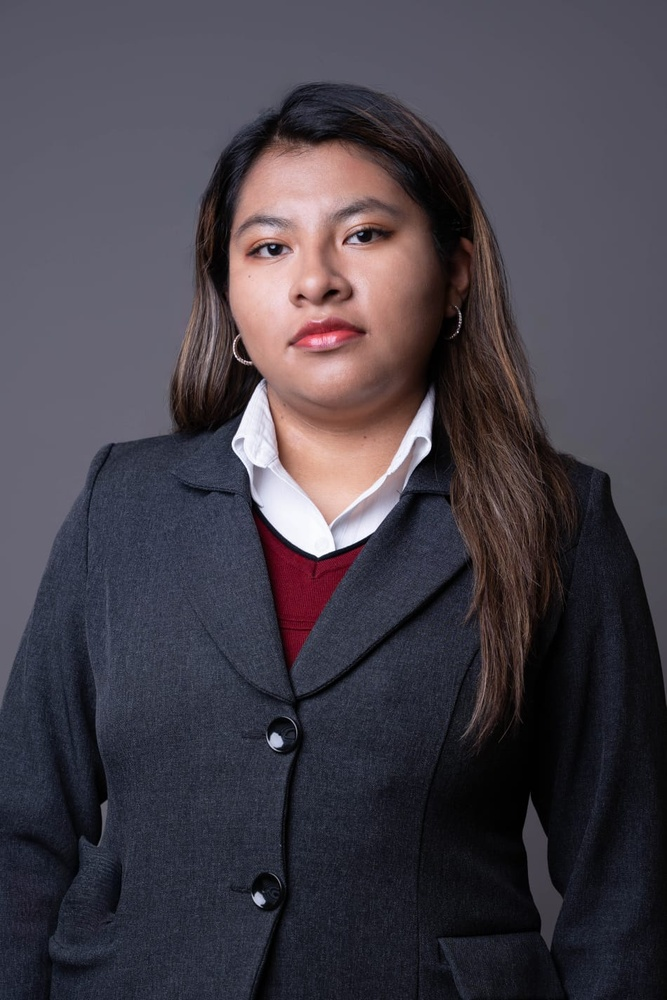
#> input picture frontend/assets/miembros/erika.jpeg, 667 x 1000 px, shrunk from 950 x 1424 before the run
$ python -i pdf_generator.py   (imports and definitions only)
#> lines starting #> are read from the running program, lines starting #| are printed output that depends on the picture
import io
from reportlab.lib import colors
from reportlab.lib.pagesizes import letter, landscape
from reportlab.lib.styles import getSampleStyleSheet
from reportlab.lib.units import inch
from reportlab.platypus import SimpleDocTemplate, Table, TableStyle, Paragraph, Spacer, Image
from typing import List, Dict, Any


def generar_pdf_notas_estudiante(data: Dict[str, Any]) -> io.BytesIO:
    """
    Genera un PDF con el formato oficial de 'STUDENT REPORT CARD' de Binglish.
    """
    buffer = io.BytesIO()
    doc = SimpleDocTemplate(buffer, pagesize=landscape(letter), leftMargin=40, rightMargin=40, topMargin=30, bottomMargin=30)
    elements = []
    styles = getSampleStyleSheet()

    # --- Encabezado ---
    import os
    BASE_DIR = os.path.dirname(os.path.dirname(os.path.dirname(os.path.dirname(os.path.abspath(__file__)))))
    logo_path = os.path.join(BASE_DIR, "frontend", "assets", "logo.png")

    try:
        logo = Image(logo_path, width=1.5 * inch, height=1.5 * inch)
    except:
        logo = Paragraph("", styles["Normal"])

    title_text = (
        "<font color='#003366' size=18><b>BINGLISH THE RIGHT MOVE - LEARNING CENTRE</b></font><br/><br/>"
        "<font color='#003366' size=16><b>STUDENT REPORT CARD</b></font>"
    )
    header_content = Paragraph(title_text, styles["Title"])

    header_table = Table([[logo, header_content]], colWidths=[1.8 * inch, 7.8 * inch])
    header_table.setStyle(TableStyle([('VALIGN', (0,0), (-1,-1), 'MIDDLE'), ('ALIGN', (1,0), (1,0), 'CENTER')]))
    elements.append(header_table)
    elements.append(Spacer(1, 10))

    # --- Información del Estudiante (3 Columnas) ---
    # Izquierda: Name, Level, Teacher
    # Centro: Schedule, Ending Date, Rec. Level
    # Derecha: Code, Status

    info_data = [
        ["STUDENT NAME:", data["student_name"], "SCHEDULE:", data["schedule"], "CODE:", data["student_code"]],
        ["LEVEL:", data["level"], "ENDING DATE:", data["ending_date"], "PASSED:", "[ X ]" if data["is_passed"] else "[   ]"],
        ["TEACHER:", data["teacher_name"], "RECOMMENDED LEVEL:", data["recommended_level"], "FAILED:", "[   ]" if data["is_passed"] else "[ X ]"]
    ]

    # Ajustar anchos para 3 pilares proporcionales (Landscape: ~10 inches usable)
    info_table = Table(info_data, colWidths=[1.8*inch, 1.8*inch, 1.6*inch, 1.8*inch, 1.2*inch, 1.0*inch])
    info_table.setStyle(TableStyle([
        ('FONTNAME', (0,0), (-1,-1), 'Helvetica-Bold'),
        ('FONTSIZE', (0,0), (-1,-1), 9),
        ('ALIGN', (0,0), (-1,-1), 'LEFT'),
        ('VALIGN', (0,0), (-1,-1), 'MIDDLE'),
        ('BOTTOMPADDING', (0,0), (-1,-1), 8),
        # Líneas para los valores
        ('LINEBELOW', (1, 0), (1, 2), 0.5, colors.black), # Student Name, Level, Teacher
        ('LINEBELOW', (3, 0), (3, 2), 0.5, colors.black), # Schedule, End Date, Rec Level
        ('LINEBELOW', (5, 0), (5, 0), 0.5, colors.black), # Code
    ]))
    elements.append(info_table)
    elements.append(Spacer(1, 15))

    # --- Tabla de Calificaciones ---
    m = data["midterm"]
    f = data["final"]

    mid_pretotal = m["reading"] + m["listening"] + m["writing"] + m["speaking"] + m["participation"] + m["attendance"]
    fin_pretotal = f["reading"] + f["listening"] + f["writing"] + f["speaking"] + f["participation"] + f["attendance"]
    overall_total = int(round((mid_pretotal + fin_pretotal) / 2))

    table_data = [
        [Paragraph("<b>SKILLS AND ASSESSMENT<br/>CRITERIA</b>", styles["Normal"]),
         Paragraph("<b>MIDTERM<br/>ASSESSMENT SCORES</b>", styles["Normal"]),
         Paragraph("<b>FINAL<br/>ASSESSMENT SCORES</b>", styles["Normal"]),
         Paragraph("<b>TEACHER'S COMMENT<br/>MIDTERM</b>", styles["Normal"]),
         Paragraph("<b>TEACHER'S COMMENT<br/>FINAL</b>", styles["Normal"])],

        ["READING COMPREHENSION", f"{m['reading']} /20", f"{f['reading']} /20", m["comment"], f["comment"]],
        ["LISTENING COMPREHENSION", f"{m['listening']} /20", f"{f['listening']} /20", "", ""],
        ["WRITING", f"{m['writing']} /15", f"{f['writing']} /15", "", ""],
        ["SPEAKING", f"{m['speaking']} /15", f"{f['speaking']} /15", "", ""],
        ["CLASS PARTICIPATION & ENGAGEMENT", f"{m['participation']} /15", f"{f['participation']} /15", "", ""],
        ["ATTENDANCE & RESPONSABILITY", f"{m['attendance']} /15", f"{f['attendance']} /15", "", ""],
        ["PRE TOTAL", f"{mid_pretotal} /100", f"{fin_pretotal} /100", "", ""],
        ["TOTAL", "", f"{overall_total} /100", "", ""]
    ]

    # Ajustar celdas de comentarios en horizontal (Landscape usable: ~10 inch)
    main_table = Table(table_data, colWidths=[2.6*inch, 1.2*inch, 1.2*inch, 2.5*inch, 2.5*inch],
                      rowHeights=[35, 25, 25, 25, 25, 25, 25, 25, 25])

    main_table.setStyle(TableStyle([
        ('GRID', (0,0), (-1,-1), 1, colors.black),
        ('VALIGN', (0,0), (-1,-1), 'MIDDLE'),
        ('ALIGN', (0,0), (2, -1), 'CENTER'),
        ('FONTSIZE', (0,0), (-1,-1), 9),
        ('BACKGROUND', (0,0), (-1,0), colors.whitesmoke),
        # Span para los comentarios (desde la fila 1 hasta la 8)
        ('SPAN', (3, 1), (3, 8)),
        ('SPAN', (4, 1), (4, 8)),
        ('ALIGN', (3,1), (4,8), 'LEFT'),
        ('VALIGN', (3,1), (4,8), 'TOP'),
        ('LEFTPADDING', (3,1), (4,8), 5),
        ('TOPPADDING', (3,1), (4,8), 5),
    ]))
    elements.append(main_table)
    elements.append(Spacer(1, 15))

    # --- Firmas ---
    sig_data = [
        ["", "__________________________", "__________________________"],
        ["", "TEACHER'S SIGNATURE", "ACADEMIC DIRECTOR SIGNATURE"]
    ]
    sig_table = Table(sig_data, colWidths=[5.0*inch, 2.5*inch, 2.5*inch])
    sig_table.setStyle(TableStyle([
        ('ALIGN', (1,0), (-1,-1), 'CENTER'),
        ('FONTNAME', (0,0), (-1,-1), 'Helvetica'),
        ('FONTSIZE', (0,0), (-1,-1), 8),
    ]))
    elements.append(sig_table)

    # --- Footer ---
    elements.append(Spacer(1, 15))
    footer_text = "<font size=7>Note: This document is the property of Binglish The Right Move Learning Centre and is intended solely for reporting students' academic progress.</font>"

    elements.append(Paragraph(footer_text, styles["Normal"]))

    def draw_watermark(canvas, doc):
        canvas.saveState()
        page_width, page_height = landscape(letter)
        w, h = 5 * inch, 5 * inch
        x = (page_width - w) / 2
        y = (page_height - h) / 2

        try:
            from PIL import Image as PILImage
            from reportlab.lib.utils import ImageReader
            import io as local_io

            img = PILImage.open(logo_path).convert("RGBA")
            alpha = img.split()[3]
            alpha = alpha.point(lambda p: int(p * 0.15))
            img.putalpha(alpha)

            img_byte_arr = local_io.BytesIO()
            img.save(img_byte_arr, format='PNG')
            img_byte_arr.seek(0)

            canvas.drawImage(ImageReader(img_byte_arr), x, y, width=w, height=h, mask='auto', preserveAspectRatio=True)
        except Exception:
            try:
                canvas.drawImage(logo_path, x, y, width=w, height=h, mask='auto', preserveAspectRatio=True)
            except Exception:
                pass
        canvas.restoreState()

    doc.build(elements, onFirstPage=draw_watermark, onLaterPages=draw_watermark)
    buffer.seek(0)
    return buffer

>>> import cv2
>>> picture = cv2.imread('../../../frontend/assets/miembros/erika.jpeg', cv2.IMREAD_GRAYSCALE)
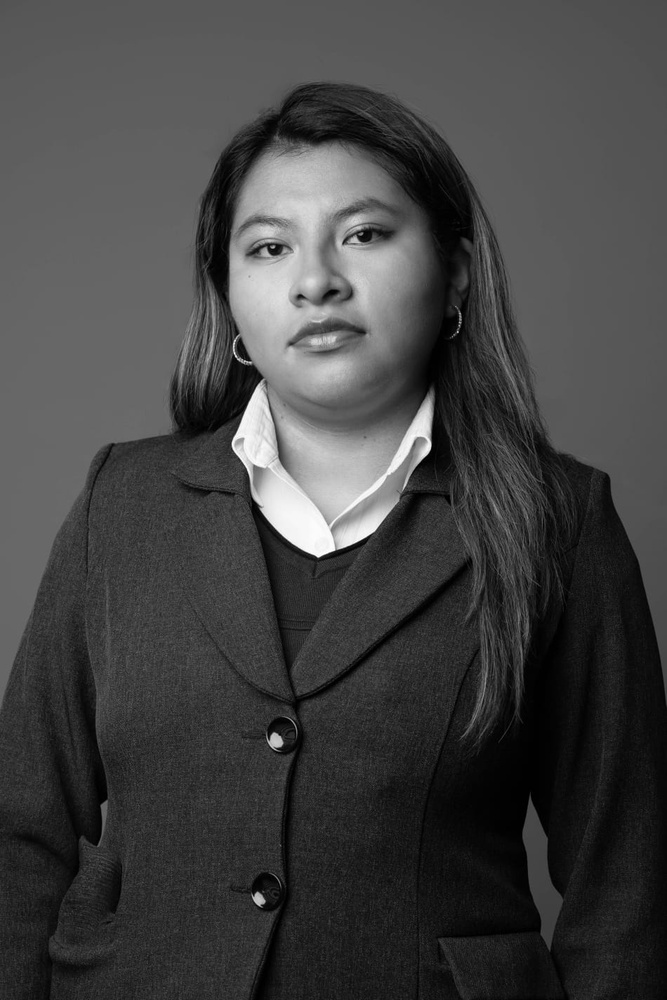
#> picture: shape (1000, 667); min 0, max 255, mean 66.6
#> (the run stopped early here; a loop or call above may not have finished)

$ run again, on frontend/assets/miembros/grupo_m.jpeg
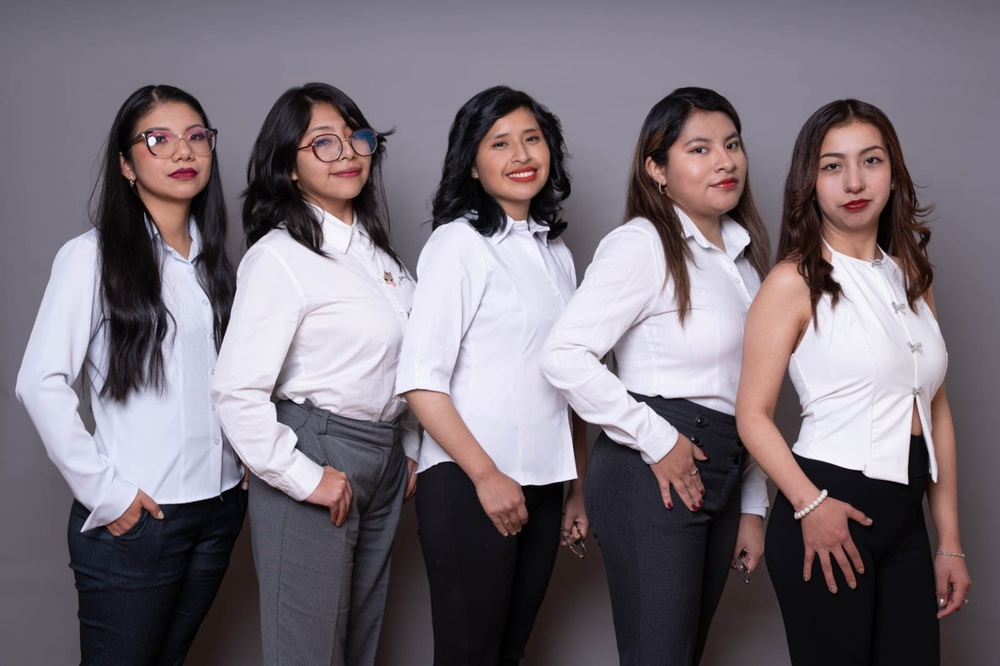
#> input picture frontend/assets/miembros/grupo_m.jpeg, 1000 x 666 px, shrunk from 1600 x 1066 before the run
#> `picture = cv2.imread('../../../frontend/assets/miembros/erika.jpeg', c..`:
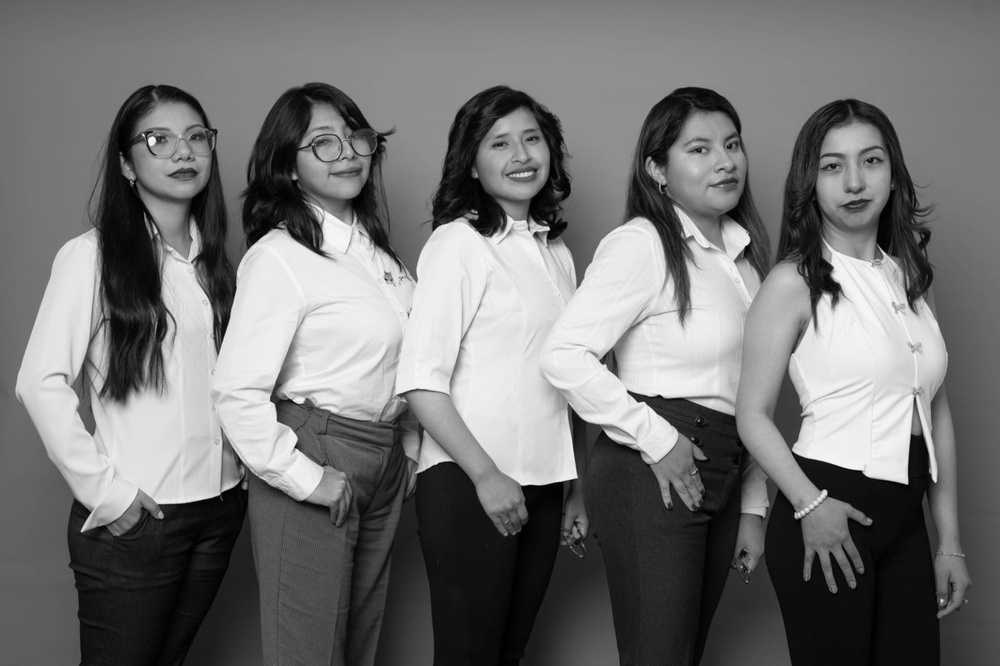
#> picture: shape (666, 1000); min 0, max 255, mean 115.2

$ run again, on frontend/assets/miembros/grupo_v.jpeg
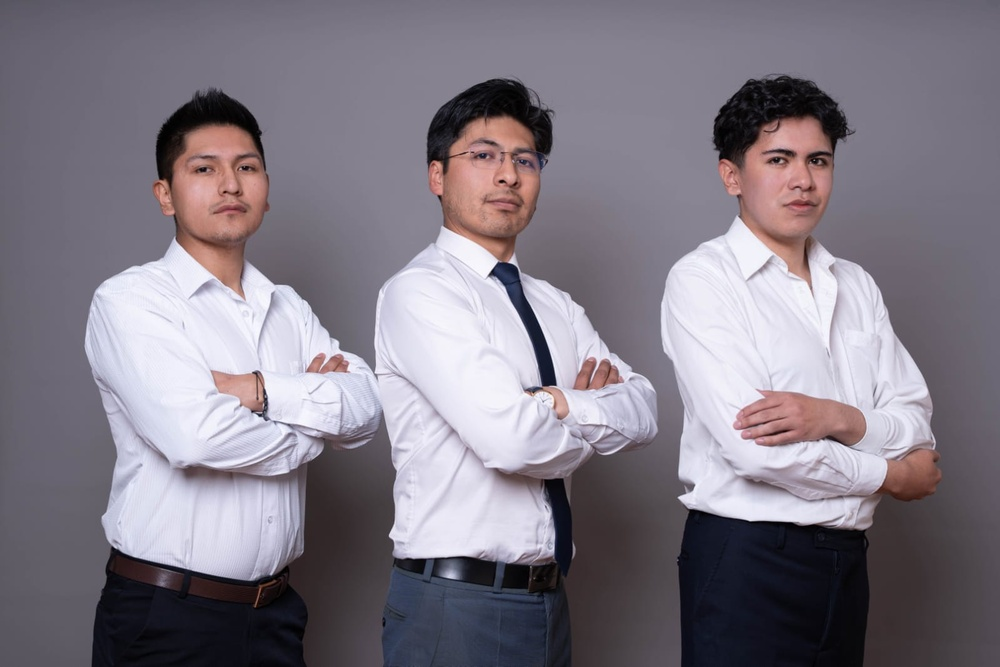
#> input picture frontend/assets/miembros/grupo_v.jpeg, 1000 x 667 px, shrunk from 1599 x 1066 before the run
#> `picture = cv2.imread('../../../frontend/assets/miembros/erika.jpeg', c..`:
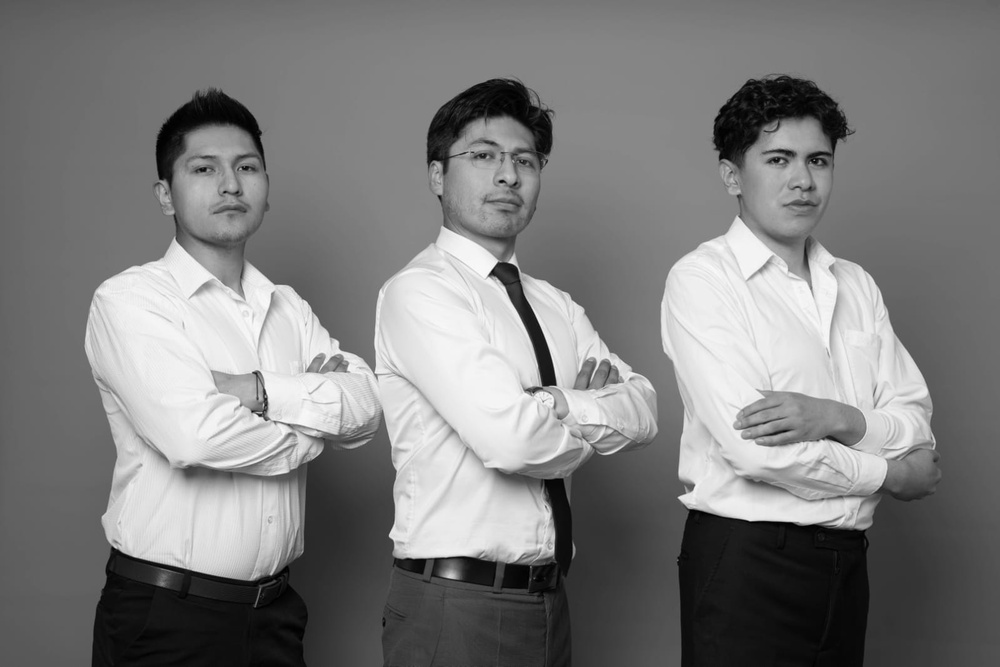
#> picture: shape (667, 1000); min 0, max 253, mean 126

$ run again, on frontend/assets/miembros/jessika.jpeg
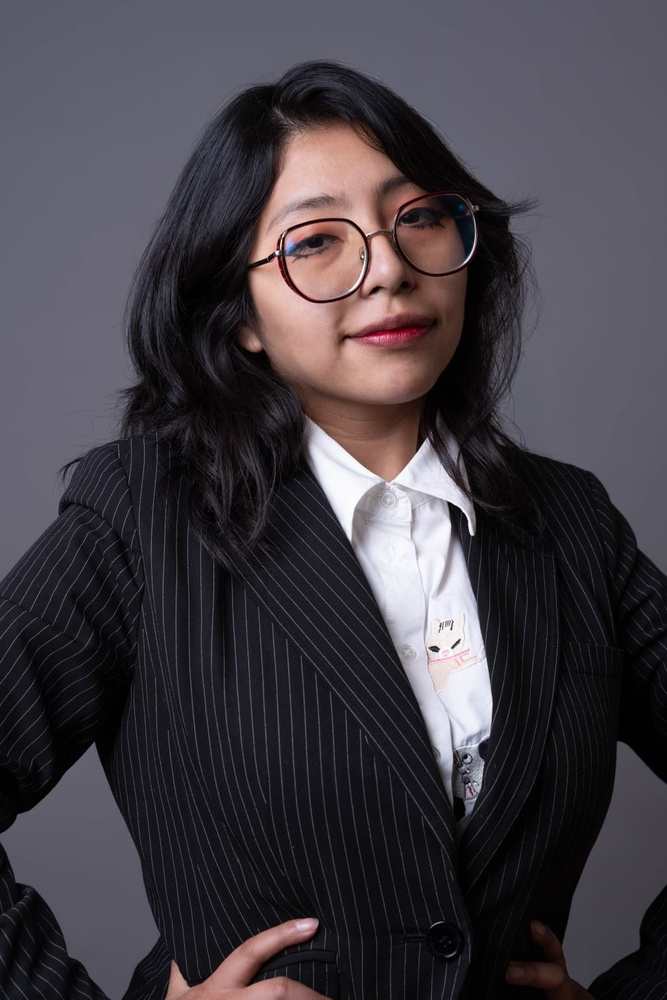
#> input picture frontend/assets/miembros/jessika.jpeg, 667 x 1000 px, shrunk from 1028 x 1542 before the run
#> `picture = cv2.imread('../../../frontend/assets/miembros/erika.jpeg', c..`:
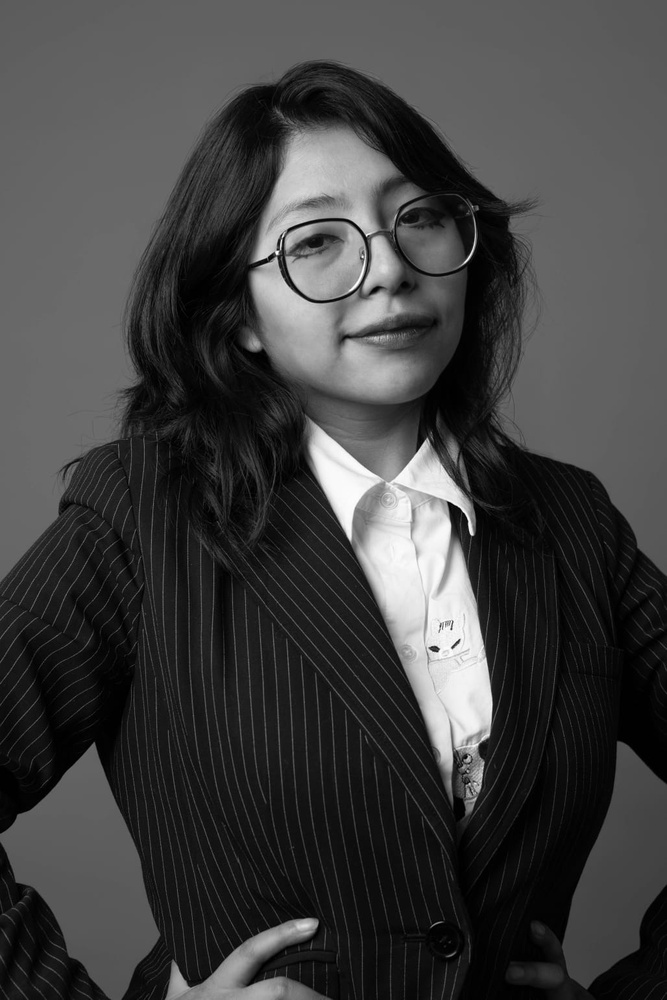
#> picture: shape (1000, 667); min 0, max 255, mean 64.1
